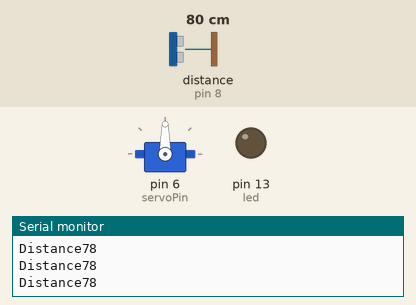
Simulated run of this sketch. Board: Arduino Uno, built with avr-gcc and run on an emulated ATmega328P. On the bench: servo, output pins drawn as LEDs (lit = HIGH), the last lines printed to the serial monitor. Wiring (inferred from the names in the program): ultrasonic range finder: trigger pin 9; echo pin 8. The inputs (shaded band) are chosen by the test bench; at power-on: distance to the obstacle (sensor on pin 8) 80 cm. The echo pulse lasts 58.3 µs per cm; pins used as bus, display or sensor lines are not drawn.

Above: at 1.3 s.
1.4 s: distance to the obstacle (sensor on pin 8) set to 18 cm
2.9 s: distance to the obstacle (sensor on pin 8) set to 13 cm
At 4.0 s:
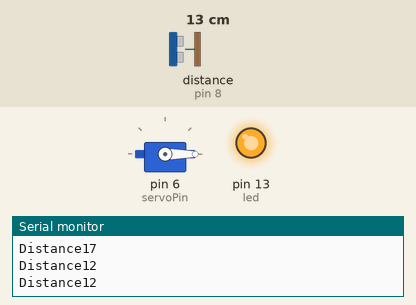
4.5 s: distance to the obstacle (sensor on pin 8) set to 35 cm
At 5.3 s:
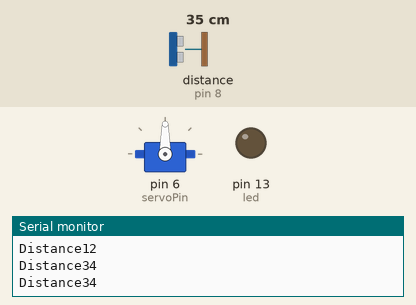
6.0 s: distance to the obstacle (sensor on pin 8) set to 2 cm
At 6.7 s:
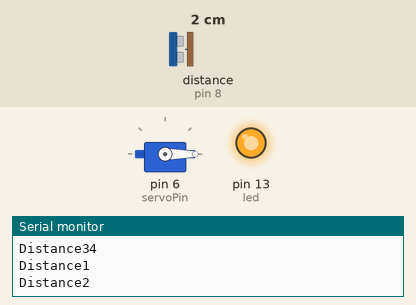
Timing chart, 0 to 8.5 s (numbered marks = the images above; inputs shaded):
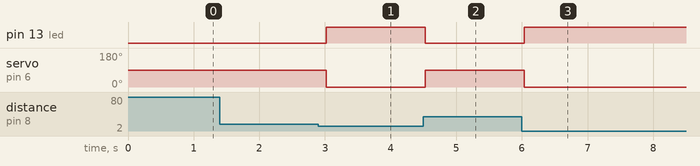

The sketch:

project.ino
```cpp
#include <Servo.h>

//define Pins
int led = 13;
int trigPin = 9;
int echoPin = 8;
int servoPin = 6;
Servo myServo;

//defines variables
long duration;
int distance;

void setup()
{
  myServo.attach( servoPin );
  //Sets the Led as an Output
  pinMode(led, OUTPUT);
  //Sets the trigPin as an Output
  pinMode(trigPin, OUTPUT);
  //Sets the echoPin as an Input
  pinMode(echoPin, INPUT);
  // Starts the serial communication
  Serial.begin(9600);
}
void loop()
{
// Clears the trigPin
     digitalWrite(trigPin, LOW);
     delayMicroseconds(2);
//Sets the trigPin on HIGH state for 10 micro seconds
    digitalWrite(trigPin, HIGH);
    delayMicroseconds(10);
    digitalWrite(trigPin, LOW);
//Reads the echoPin, returns the sounds wave travel time in microseconds
    duration = pulseIn(echoPin, HIGH);
//Calculating the distance
    distance=duration*0.034/2;
//Prints the distance on the Seril Monitor
    Serial.print("Distance");
    Serial.println(distance);
    if( distance <= 14)//Change Distance according to Ultrasonic Sensor Plcement
    {
        digitalWrite(led, HIGH);
        myServo.write( 0 );
    }
    else
    {
        digitalWrite(led,LOW);
        myServo.write( 90 );
    }
   delay( 500 );
}
```

Measured:
- the behaviour switches between 16 and 15 cm on distance to the obstacle (sensor on pin 8) (found by bisection; images 0 and 1)
- after the input at 2.9 s, pin 13 (led): LOW → HIGH after 0.12 s; servo on pin 6 (servoPin): 90° → 0° after 0.12 s
- after the input at 4.5 s, pin 13 (led): HIGH → LOW at once; servo on pin 6 (servoPin): 0° → 90° at once
- after the input at 6.0 s, pin 13 (led): LOW → HIGH at once; servo on pin 6 (servoPin): 90° → 0° at once
